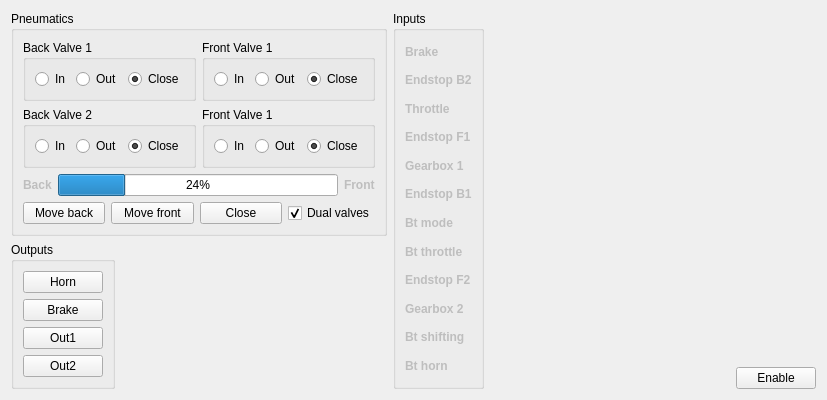
          <widget class="QWidget" name="tab_4">
           <attribute name="title">
            <string>Debug</string>
           </attribute>
           <layout class="QHBoxLayout" name="horizontalLayout_21">
            <item>
             <layout class="QVBoxLayout" name="verticalLayout_7">
              <item>
               <widget class="QGroupBox" name="groupBox_9">
                <property name="title">
                 <string>Pneumatics</string>
                </property>
                <layout class="QGridLayout" name="gridLayout_6">
                 <item row="0" column="0">
                  <widget class="QGroupBox" name="groupBox_5">
                   <property name="title">
                    <string>Back Valve 1</string>
                   </property>
                   <layout class="QHBoxLayout" name="horizontalLayout_14">
                    <item>
                     <widget class="QRadioButton" name="radioButton">
                      <property name="text">
                       <string>In</string>
                      </property>
                     </widget>
                    </item>
                    <item>
                     <widget class="QRadioButton" name="radioButton_2">
                      <property name="text">
                       <string>Out</string>
                      </property>
                     </widget>
                    </item>
                    <item>
                     <widget class="QRadioButton" name="radioButton_4">
                      <property name="text">
                       <string>Close</string>
                      </property>
                      <property name="checked">
                       <bool>true</bool>
                      </property>
                     </widget>
                    </item>
                   </layout>
                  </widget>
                 </item>
                 <item row="0" column="1" colspan="2">
                  <widget class="QGroupBox" name="groupBox_7">
                   <property name="title">
                    <string>Front Valve 1</string>
                   </property>
                   <layout class="QHBoxLayout" name="horizontalLayout_15">
                    <item>
                     <widget class="QRadioButton" name="radioButton_8">
                      <property name="text">
                       <string>In</string>
                      </property>
                     </widget>
                    </item>
                    <item>
                     <widget class="QRadioButton" name="radioButton_9">
                      <property name="text">
                       <string>Out</string>
                      </property>
                     </widget>
                    </item>
                    <item>
                     <widget class="QRadioButton" name="radioButton_10">
                      <property name="text">
                       <string>Close</string>
                      </property>
                      <property name="checked">
                       <bool>true</bool>
                      </property>
                     </widget>
                    </item>
                   </layout>
                  </widget>
                 </item>
                 <item row="1" column="0">
                  <widget class="QGroupBox" name="groupBox_6">
                   <property name="title">
                    <string>Back Valve 2</string>
                   </property>
                   <layout class="QHBoxLayout" name="horizontalLayout_17">
                    <item>
                     <widget class="QRadioButton" name="radioButton_5">
                      <property name="text">
                       <string>In</string>
                      </property>
                     </widget>
                    </item>
                    <item>
                     <widget class="QRadioButton" name="radioButton_6">
                      <property name="text">
                       <string>Out</string>
                      </property>
                     </widget>
                    </item>
                    <item>
                     <widget class="QRadioButton" name="radioButton_7">
                      <property name="text">
                       <string>Close</string>
                      </property>
                      <property name="checked">
                       <bool>true</bool>
                      </property>
                     </widget>
                    </item>
                   </layout>
                  </widget>
                 </item>
                 <item row="1" column="1" colspan="2">
                  <widget class="QGroupBox" name="groupBox_8">
                   <property name="title">
                    <string>Front Valve 1</string>
                   </property>
                   <layout class="QHBoxLayout" name="horizontalLayout_16">
                    <item>
                     <widget class="QRadioButton" name="radioButton_11">
                      <property name="text">
                       <string>In</string>
                      </property>
                     </widget>
                    </item>
                    <item>
                     <widget class="QRadioButton" name="radioButton_12">
                      <property name="text">
                       <string>Out</string>
                      </property>
                     </widget>
                    </item>
                    <item>
                     <widget class="QRadioButton" name="radioButton_13">
                      <property name="text">
                       <string>Close</string>
                      </property>
                      <property name="checked">
                       <bool>true</bool>
                      </property>
                     </widget>
                    </item>
                   </layout>
                  </widget>
                 </item>
                 <item row="2" column="0" colspan="3">
                  <layout class="QHBoxLayout" name="horizontalLayout_18">
                   <item>
                    <widget class="QLabel" name="lbEndBack">
                     <property name="enabled">
                      <bool>false</bool>
                     </property>
                     <property name="font">
                      <font>
                       <weight>75</weight>
                       <bold>true</bold>
                      </font>
                     </property>
                     <property name="text">
                      <string>Back</string>
                     </property>
                    </widget>
                   </item>
                   <item>
                    <widget class="QProgressBar" name="progressBar">
                     <property name="value">
                      <number>24</number>
                     </property>
                    </widget>
                   </item>
                   <item>
                    <widget class="QLabel" name="lbEndFront">
                     <property name="enabled">
                      <bool>false</bool>
                     </property>
                     <property name="font">
                      <font>
                       <weight>75</weight>
                       <bold>true</bold>
                      </font>
                     </property>
                     <property name="text">
                      <string>Front</string>
                     </property>
                    </widget>
                   </item>
                  </layout>
                 </item>
                 <item row="3" column="0" colspan="2">
                  <layout class="QHBoxLayout" name="horizontalLayout_13">
                   <item>
                    <widget class="QPushButton" name="pushButton">
                     <property name="text">
                      <string>Move back</string>
                     </property>
                    </widget>
                   </item>
                   <item>
                    <widget class="QPushButton" name="pushButton_16">
                     <property name="text">
                      <string>Move front</string>
                     </property>
                    </widget>
                   </item>
                   <item>
                    <widget class="QPushButton" name="pushButton_17">
                     <property name="text">
                      <string>Close</string>
                     </property>
                    </widget>
                   </item>
                  </layout>
                 </item>
                 <item row="3" column="2">
                  <widget class="QCheckBox" name="checkBox">
                   <property name="text">
                    <string>Dual valves</string>
                   </property>
                   <property name="checked">
                    <bool>true</bool>
                   </property>
                  </widget>
                 </item>
                </layout>
               </widget>
              </item>
              <item>
               <layout class="QHBoxLayout" name="horizontalLayout_20">
                <item>
                 <widget class="QGroupBox" name="groupBox_10">
                  <property name="title">
                   <string>Outputs</string>
                  </property>
                  <layout class="QVBoxLayout" name="verticalLayout_5">
                   <item>
                    <widget class="QPushButton" name="pushButton_18">
                     <property name="text">
                      <string>Horn</string>
                     </property>
                     <property name="checkable">
                      <bool>true</bool>
                     </property>
                    </widget>
                   </item>
                   <item>
                    <widget class="QPushButton" name="pushButton_19">
                     <property name="text">
                      <string>Brake</string>
                     </property>
                     <property name="checkable">
                      <bool>true</bool>
                     </property>
                    </widget>
                   </item>
                   <item>
                    <widget class="QPushButton" name="pushButton_20">
                     <property name="text">
                      <string>Out1</string>
                     </property>
                     <property name="checkable">
                      <bool>true</bool>
                     </property>
                    </widget>
                   </item>
                   <item>
                    <widget class="QPushButton" name="pushButton_21">
                     <property name="text">
                      <string>Out2</string>
                     </property>
                     <property name="checkable">
                      <bool>true</bool>
                     </property>
                    </widget>
                   </item>
                  </layout>
                 </widget>
                </item>
                <item>
                 <spacer name="horizontalSpacer_11">
                  <property name="orientation">
                   <enum>Qt::Horizontal</enum>
                  </property>
                  <property name="sizeHint" stdset="0">
                   <size>
                    <width>40</width>
                    <height>20</height>
                   </size>
                  </property>
                 </spacer>
                </item>
               </layout>
              </item>
             </layout>
            </item>
            <item>
             <widget class="QGroupBox" name="groupBox_13">
              <property name="title">
               <string>Inputs</string>
              </property>
              <layout class="QVBoxLayout" name="verticalLayout_6">
               <item>
                <widget class="QLabel" name="label_44">
                 <property name="enabled">
                  <bool>false</bool>
                 </property>
                 <property name="font">
                  <font>
                   <weight>75</weight>
                   <bold>true</bold>
                  </font>
                 </property>
                 <property name="text">
                  <string>Brake</string>
                 </property>
                </widget>
               </item>
               <item>
                <widget class="QLabel" name="label_42">
                 <property name="enabled">
                  <bool>false</bool>
                 </property>
                 <property name="font">
                  <font>
                   <weight>75</weight>
                   <bold>true</bold>
                  </font>
                 </property>
                 <property name="text">
                  <string>Endstop B2</string>
                 </property>
                </widget>
               </item>
               <item>
                <widget class="QLabel" name="label_43">
                 <property name="enabled">
                  <bool>false</bool>
                 </property>
                 <property name="font">
                  <font>
                   <weight>75</weight>
                   <bold>true</bold>
                  </font>
                 </property>
                 <property name="text">
                  <string>Throttle</string>
                 </property>
                </widget>
               </item>
               <item>
                <widget class="QLabel" name="label_39">
                 <property name="enabled">
                  <bool>false</bool>
                 </property>
                 <property name="font">
                  <font>
                   <weight>75</weight>
                   <bold>true</bold>
                  </font>
                 </property>
                 <property name="text">
                  <string>Endstop F1</string>
                 </property>
                </widget>
               </item>
               <item>
                <widget class="QLabel" name="label_45">
                 <property name="enabled">
                  <bool>false</bool>
                 </property>
                 <property name="font">
                  <font>
                   <weight>75</weight>
                   <bold>true</bold>
                  </font>
                 </property>
                 <property name="text">
                  <string>Gearbox 1</string>
                 </property>
                </widget>
               </item>
               <item>
                <widget class="QLabel" name="label_41">
                 <property name="enabled">
                  <bool>false</bool>
                 </property>
                 <property name="font">
                  <font>
                   <weight>75</weight>
                   <bold>true</bold>
                  </font>
                 </property>
                 <property name="text">
                  <string>Endstop B1</string>
                 </property>
                </widget>
               </item>
               <item>
                <widget class="QLabel" name="label_49">
                 <property name="enabled">
                  <bool>false</bool>
                 </property>
                 <property name="font">
                  <font>
                   <weight>75</weight>
                   <bold>true</bold>
                  </font>
                 </property>
                 <property name="text">
                  <string>Bt mode</string>
                 </property>
                </widget>
               </item>
               <item>
                <widget class="QLabel" name="label_48">
                 <property name="enabled">
                  <bool>false</bool>
                 </property>
                 <property name="font">
                  <font>
                   <weight>75</weight>
                   <bold>true</bold>
                  </font>
                 </property>
                 <property name="text">
                  <string>Bt throttle</string>
                 </property>
                </widget>
               </item>
               <item>
                <widget class="QLabel" name="label_40">
                 <property name="enabled">
                  <bool>false</bool>
                 </property>
                 <property name="font">
                  <font>
                   <weight>75</weight>
                   <bold>true</bold>
                  </font>
                 </property>
                 <property name="text">
                  <string>Endstop F2</string>
                 </property>
                </widget>
               </item>
               <item>
                <widget class="QLabel" name="label_46">
                 <property name="enabled">
                  <bool>false</bool>
                 </property>
                 <property name="font">
                  <font>
                   <weight>75</weight>
                   <bold>true</bold>
                  </font>
                 </property>
                 <property name="text">
                  <string>Gearbox 2</string>
                 </property>
                </widget>
               </item>
               <item>
                <widget class="QLabel" name="label_47">
                 <property name="enabled">
                  <bool>false</bool>
                 </property>
                 <property name="font">
                  <font>
                   <weight>75</weight>
                   <bold>true</bold>
                  </font>
                 </property>
                 <property name="text">
                  <string>Bt shifting</string>
                 </property>
                </widget>
               </item>
               <item>
                <widget class="QLabel" name="label_50">
                 <property name="enabled">
                  <bool>false</bool>
                 </property>
                 <property name="font">
                  <font>
                   <weight>75</weight>
                   <bold>true</bold>
                  </font>
                 </property>
                 <property name="text">
                  <string>Bt horn</string>
                 </property>
                </widget>
               </item>
              </layout>
             </widget>
            </item>
            <item>
             <spacer name="horizontalSpacer_12">
              <property name="orientation">
               <enum>Qt::Horizontal</enum>
              </property>
              <property name="sizeHint" stdset="0">
               <size>
                <width>246</width>
                <height>10</height>
               </size>
              </property>
             </spacer>
            </item>
            <item>
             <layout class="QVBoxLayout" name="verticalLayout_15">
              <item>
               <spacer name="verticalSpacer_10">
                <property name="orientation">
                 <enum>Qt::Vertical</enum>
                </property>
                <property name="sizeHint" stdset="0">
                 <size>
                  <width>20</width>
                  <height>40</height>
                 </size>
                </property>
               </spacer>
              </item>
              <item>
               <widget class="QPushButton" name="btDebugEcuEnable">
                <property name="text">
                 <string>Enable</string>
                </property>
                <property name="checkable">
                 <bool>true</bool>
                </property>
               </widget>
              </item>
             </layout>
            </item>
           </layout>
          </widget>
